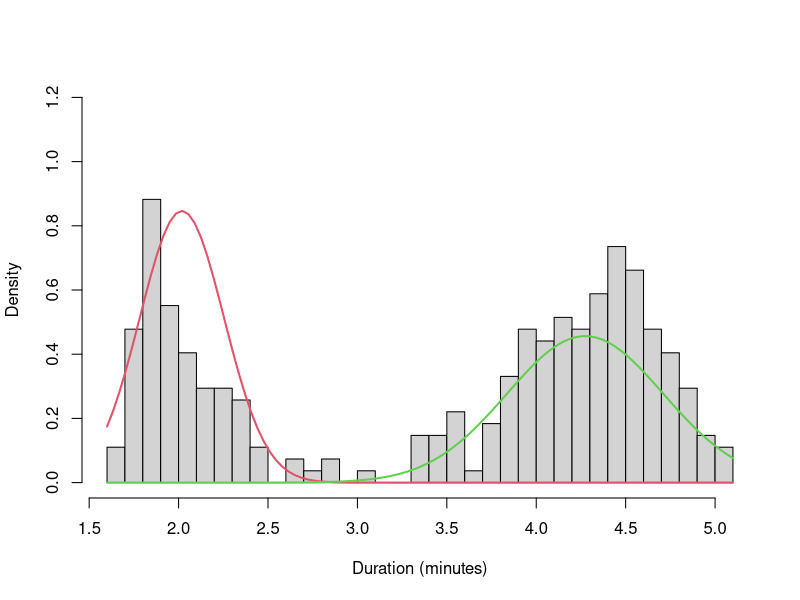

Generate this figure with R:
## ---- chunk 1
 library(mixtools)
 fit <- normalmixEM(faithful$eruptions, k=2);
 show(fit$mu);show(fit$sigma)
## ---- chunk 2
 library(mixtools)
 fit2 <- normalmixEM(faithful$eruptions, k=2);
  hist(faithful$eruptions,  probability = TRUE, ylim=c(0,1.2),
    breaks = as.numeric(30), xlab = "Duration (minutes)", main = "")

    for(i in 1:2) { curve(dnorm(x,mean=fit2$mu[i], sd=fit2$sigma[i])/2, col=i+1, lwd=2, add=TRUE) }
